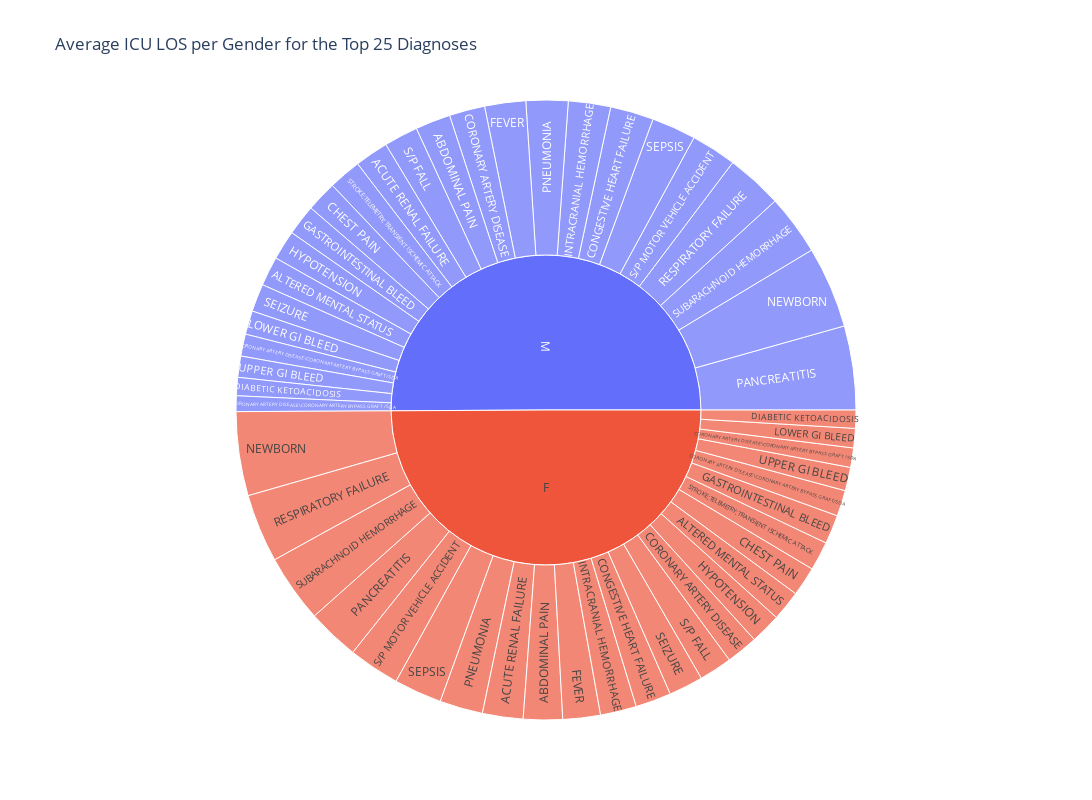

Notebook cell for this chart:
### Code cell
avg_los = top_icu_diagnoses.groupby(['GENDER', 'DIAGNOSIS'])['LOS'].mean().reset_index()

fig = px.sunburst(avg_los, path=['GENDER', 'DIAGNOSIS'], values='LOS', title='Average ICU LOS per Gender for the Top 25 Diagnoses')
fig.update_layout(width=1300, height=800)
fig.show()

### Figure 1 — Plotly figure (JSON) as saved in the notebook; plotly's stock layout.template omitted (floating-point values rounded to 4 significant figures)
{"data": [{"branchvalues": "total", "domain": {"x": [0, 1], "y": [0, 1]}, "hovertemplate": "labels=%{label}<br>LOS=%{value}<br>parent=%{parent}<br>id=%{id}<extra></extra>", "ids": ["F/ABDOMINAL PAIN", "M/ABDOMINAL PAIN", "F/ACUTE RENAL FAILURE", "M/ACUTE RENAL FAILURE", "F/ALTERED MENTAL STATUS", "M/ALTERED MENTAL STATUS", "F/CHEST PAIN", "M/CHEST PAIN", "F/CONGESTIVE HEART FAILURE", "M/CONGESTIVE HEART FAILURE", "F/CORONARY ARTERY DISEASE", "M/CORONARY ARTERY DISEASE", "F/CORONARY ARTERY DISEASE\\CORONARY ARTERY BYPASS GRAFT /SDA", "M/CORONARY ARTERY DISEASE\\CORONARY ARTERY BYPASS GRAFT /SDA", "F/CORONARY ARTERY DISEASE\\CORONARY ARTERY BYPASS GRAFT/SDA", "M/CORONARY ARTERY DISEASE\\CORONARY ARTERY BYPASS GRAFT/SDA", "F/DIABETIC KETOACIDOSIS", "M/DIABETIC KETOACIDOSIS", "F/FEVER", "M/FEVER", "F/GASTROINTESTINAL BLEED", "M/GASTROINTESTINAL BLEED", "F/HYPOTENSION", "M/HYPOTENSION", "F/INTRACRANIAL HEMORRHAGE", "M/INTRACRANIAL HEMORRHAGE", "F/LOWER GI BLEED", "M/LOWER GI BLEED", "F/NEWBORN", "M/NEWBORN", "F/PANCREATITIS", "M/PANCREATITIS", "F/PNEUMONIA", "M/PNEUMONIA", "F/RESPIRATORY FAILURE", "M/RESPIRATORY FAILURE", "F/S/P FALL", "M/S/P FALL", "F/S/P MOTOR VEHICLE ACCIDENT", "M/S/P MOTOR VEHICLE ACCIDENT", "F/SEIZURE", "M/SEIZURE", "F/SEPSIS", "M/SEPSIS", "F/STROKE;TELEMETRY;TRANSIENT ISCHEMIC ATTACK", "M/STROKE;TELEMETRY;TRANSIENT ISCHEMIC ATTACK", "F/SUBARACHNOID HEMORRHAGE", "M/SUBARACHNOID HEMORRHAGE", "F/UPPER GI BLEED", "M/UPPER GI BLEED", "F", "M"], "labels": ["ABDOMINAL PAIN", "ABDOMINAL PAIN", "ACUTE RENAL FAILURE", "ACUTE RENAL FAILURE", "ALTERED MENTAL STATUS", "ALTERED MENTAL STATUS", "CHEST PAIN", "CHEST PAIN", "CONGESTIVE HEART FAILURE", "CONGESTIVE HEART FAILURE", "CORONARY ARTERY DISEASE", "CORONARY ARTERY DISEASE", "CORONARY ARTERY DISEASE\\CORONARY ARTERY BYPASS GRAFT /SDA", "CORONARY ARTERY DISEASE\\CORONARY ARTERY BYPASS GRAFT /SDA", "CORONARY ARTERY DISEASE\\CORONARY ARTERY BYPASS GRAFT/SDA", "CORONARY ARTERY DISEASE\\CORONARY ARTERY BYPASS GRAFT/SDA", "DIABETIC KETOACIDOSIS", "DIABETIC KETOACIDOSIS", "FEVER", "FEVER", "GASTROINTESTINAL BLEED", "GASTROINTESTINAL BLEED", "HYPOTENSION", "HYPOTENSION", "INTRACRANIAL HEMORRHAGE", "INTRACRANIAL HEMORRHAGE", "LOWER GI BLEED", "LOWER GI BLEED", "NEWBORN", "NEWBORN", "PANCREATITIS", "PANCREATITIS", "PNEUMONIA", "PNEUMONIA", "RESPIRATORY FAILURE", "RESPIRATORY FAILURE", "S/P FALL", "S/P FALL", "S/P MOTOR VEHICLE ACCIDENT", "S/P MOTOR VEHICLE ACCIDENT", "SEIZURE", "SEIZURE", "SEPSIS", "SEPSIS", "STROKE;TELEMETRY;TRANSIENT ISCHEMIC ATTACK", "STROKE;TELEMETRY;TRANSIENT ISCHEMIC ATTACK", "SUBARACHNOID HEMORRHAGE", "SUBARACHNOID HEMORRHAGE", "UPPER GI BLEED", "UPPER GI BLEED", "F", "M"], "name": "", "parents": ["F", "M", "F", "M", "F", "M", "F", "M", "F", "M", "F", "M", "F", "M", "F", "M", "F", "M", "F", "M", "F", "M", "F", "M", "F", "M", "F", "M", "F", "M", "F", "M", "F", "M", "F", "M", "F", "M", "F", "M", "F", "M", "F", "M", "F", "M", "F", "M", "F", "M", "", ""], "type": "sunburst", "values": [4.652, 4.182, 4.826, 3.996, 3.582, 3.491, 3.476, 3.658, 4.246, 5.156, 3.774, 4.235, 2.308, 1.864, 3.079, 2.62, 2.161, 2.165, 4.461, 4.877, 3.446, 3.654, 3.66, 3.511, 4.297, 5.018, 2.302, 2.82, 9.975, 9.697, 6.208, 9.97, 5.123, 4.991, 8.135, 6.71, 3.924, 4.044, 6.095, 5.396, 4.082, 3.302, 5.695, 5.27, 3.453, 3.895, 8.079, 7.173, 2.791, 2.519, 113.8, 114.2]}], "layout": {"height": 800, "legend": {"tracegroupgap": 0}, "title": {"text": "Average ICU LOS per Gender for the Top 25 Diagnoses"}, "width": 1300}}
